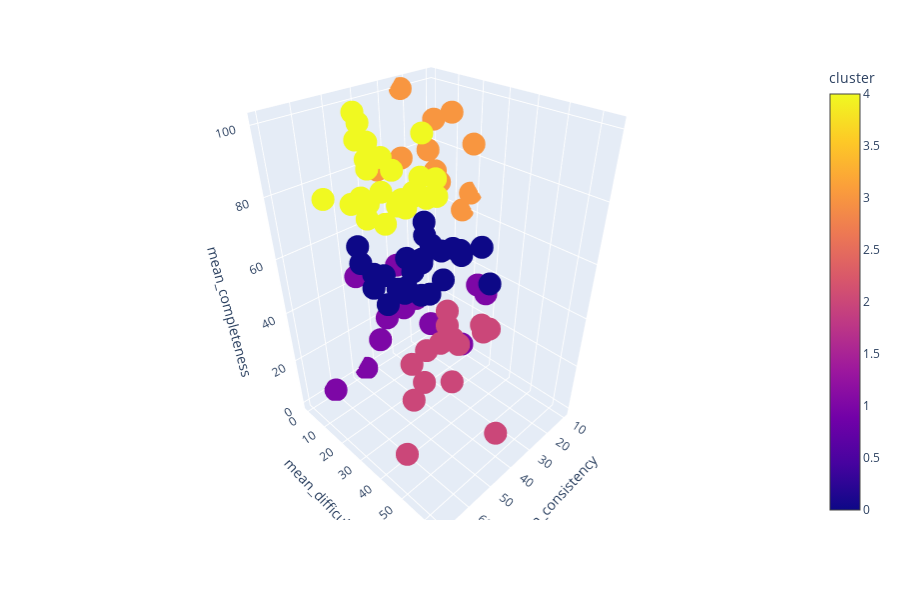

The cell this chart's notebook holds for it:
### Code cell
fig = px.scatter_3d(df, x='mean_consistency', y='mean_difficulty', z='mean_completeness', color='cluster')
fig.show()
